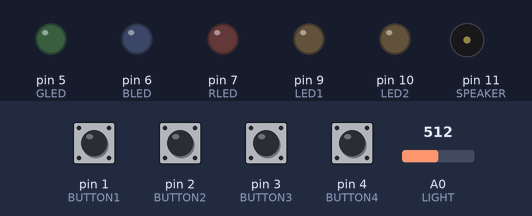
Bench run of a sketch on a simulated Arduino Uno, built with avr-gcc and run on an emulated ATmega328P. On the bench: output pins drawn as LEDs (lit = HIGH), buzzer (waves = sounding). The test bench sets the inputs (shaded band); at power-on: pin 1 (BUTTON1), pin 2 (BUTTON2), pin 3 (BUTTON3), pin 4 (BUTTON4) LOW, A0 (LIGHT) = 512.

Above: at 1.2 s.
1.3 s: pin 1 (BUTTON1) pulled HIGH for 0.15 s
At 2.5 s:
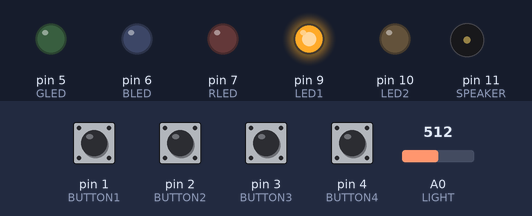
2.9 s: pin 2 (BUTTON2) pulled HIGH for 0.15 s
At 4.0 s:
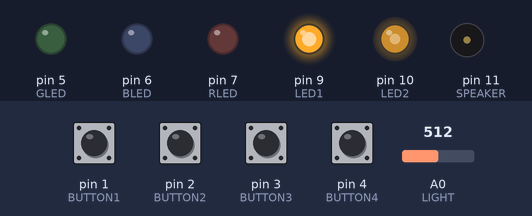
4.5 s: pin 3 (BUTTON3) pulled HIGH for 0.15 s
At 5.2 s:
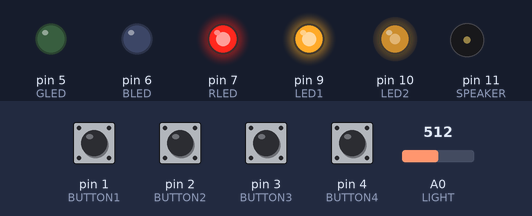
6.1 s: A0 (LIGHT) set to 716
At 7.3 s:
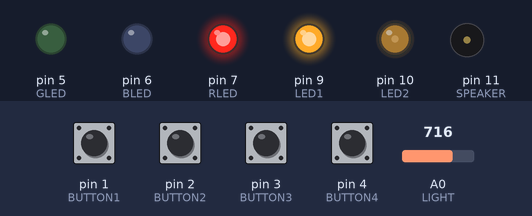
7.6 s: pin 4 (BUTTON4) pulled HIGH for 0.15 s
At 8.6 s:
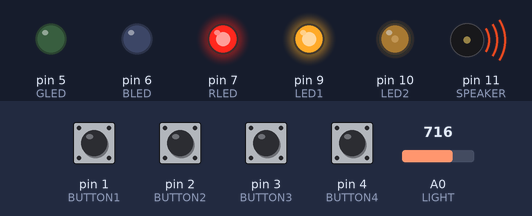
Timing chart, 0 to 24.1 s (numbered marks = the images above; inputs shaded):
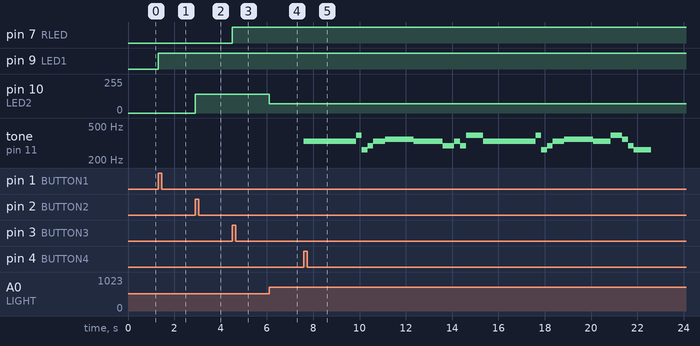

The sketch:

semester_project_christmasmusic.ino
```cpp
#define NOTE_B0 31
#define NOTE_C1 33
#define NOTE_CS1 35
#define NOTE_D1 37
#define NOTE_DS1 39
#define NOTE_E1 41
#define NOTE_F1 44
#define NOTE_FS1 46
#define NOTE_G1 49
#define NOTE_GS1 52
#define NOTE_A1 55
#define NOTE_AS1 58
#define NOTE_B1 62
#define NOTE_C2 65
#define NOTE_CS2 69
#define NOTE_D2 73
#define NOTE_DS2 78
#define NOTE_E2 82
#define NOTE_F2 87
#define NOTE_FS2 93
#define NOTE_G2 98
#define NOTE_GS2 104
#define NOTE_A2 110
#define NOTE_AS2 117
#define NOTE_B2 123
#define NOTE_C3 131
#define NOTE_CS3 139
#define NOTE_D3 147
#define NOTE_DS3 156
#define NOTE_E3 165
#define NOTE_F3 175
#define NOTE_FS3 185
#define NOTE_G3 196
#define NOTE_GS3 208
#define NOTE_A3 220
#define NOTE_AS3 233
#define NOTE_B3 247
#define NOTE_C4 262
#define NOTE_CS4 277
#define NOTE_D4 294
#define NOTE_DS4 311
#define NOTE_E4 330
#define NOTE_F4 349
#define NOTE_FS4 370
#define NOTE_G4 392
#define NOTE_GS4 415
#define NOTE_A4 440
#define NOTE_AS4 466
#define NOTE_B4 494
#define NOTE_C5 523
#define NOTE_CS5 554
#define NOTE_D5 587
#define NOTE_DS5 622
#define NOTE_E5 659
#define NOTE_F5 698
#define NOTE_FS5 740
#define NOTE_G5 784
#define NOTE_GS5 831
#define NOTE_A5 880
#define NOTE_AS5 932
#define NOTE_B5 988
#define NOTE_C6 1047
#define NOTE_CS6 1109
#define NOTE_D6 1175
#define NOTE_DS6 1245
#define NOTE_E6 1319
#define NOTE_F6 1397
#define NOTE_FS6 1480
#define NOTE_G6 1568
#define NOTE_GS6 1661
#define NOTE_A6 1760
#define NOTE_AS6 1865
#define NOTE_B6 1976
#define NOTE_C7 2093
#define NOTE_CS7 2217
#define NOTE_D7 2349
#define NOTE_DS7 2489
#define NOTE_E7 2637
#define NOTE_F7 2794
#define NOTE_FS7 2960
#define NOTE_G7 3136
#define NOTE_GS7 3322
#define NOTE_A7 3520
#define NOTE_AS7 3729
#define NOTE_B7 3951
#define NOTE_C8 4186
#define NOTE_CS8 4435
#define NOTE_D8 4699
#define NOTE_DS8 4978


// For 1st Arduino Interaction
const int BUTTON1 = 1;
const int LED1 = 9;
boolean lastButton1 = LOW;
boolean led1On = false;

// For 2nd Arduino Interaction
const int BUTTON2 = 2;
const int LED2 = 10;
const int LIGHT = A0;
const int MIN_LIGHT = 200;
const int MAX_LIGHT = 900;
int val = 0;
boolean lastButton2 = LOW;
boolean led2On = false;

// For 3rd Arduino Interaction
const int BUTTON3 = 3;
const int GLED = 5;
const int BLED = 6;
const int RLED = 7;
boolean lastButton3 = LOW;
int ledMode = 0;
unsigned long lastDebounceTime = 0;
unsigned long debounceDelay = 80;

// For 4th Arduino Interaction
const int BUTTON4 = 4;
const int SPEAKER = 11;
boolean lastButton4 = LOW;
boolean isPlaying = false;
unsigned long lastMelodyTime = 0;

/// Note Array for "Jingle Bells"
int notes[] = {
  NOTE_E4, NOTE_E4, NOTE_E4, NOTE_E4, NOTE_E4, NOTE_E4,
  NOTE_E4, NOTE_G4, NOTE_C4, NOTE_D4, NOTE_E4,
  NOTE_F4, NOTE_F4, NOTE_F4, NOTE_F4, NOTE_F4, NOTE_E4,
  NOTE_E4, NOTE_E4, NOTE_E4, NOTE_E4, NOTE_D4, NOTE_D4,
  NOTE_E4, NOTE_D4, NOTE_G4,
  NOTE_E4, NOTE_E4, NOTE_E4, NOTE_E4, NOTE_E4, NOTE_E4,
  NOTE_E4, NOTE_G4, NOTE_C4, NOTE_D4, NOTE_E4,
  NOTE_F4, NOTE_F4, NOTE_F4, NOTE_F4, NOTE_F4, NOTE_E4,
  NOTE_E4, NOTE_E4, NOTE_G4, NOTE_G4, NOTE_F4, NOTE_D4, NOTE_C4
};

// The Duration of each note (in ms) for "Jingle Bells"
int times[] = {
  250, 250, 500, 250, 250, 500,
  250, 250, 250, 250, 500,
  250, 250, 250, 250, 250, 250,
  250, 250, 250, 250, 250, 250,
  250, 250, 750,
  250, 250, 500, 250, 250, 500,
  250, 250, 250, 250, 500,
  250, 250, 250, 250, 250, 250,
  250, 250, 250, 250, 250, 250, 750
};


// LED Mode Selection
void setMode(int mode) {
  //RED
  if (mode == 1) {
    digitalWrite(RLED, HIGH);
    digitalWrite(GLED, LOW);
    digitalWrite(BLED, LOW);
  }
  //GREEN
  else if (mode == 2) {
    digitalWrite(RLED, LOW);
    digitalWrite(GLED, HIGH);
    digitalWrite(BLED, LOW);
  }
  //BLUE
  else if (mode == 3) {
    digitalWrite(RLED, LOW);
    digitalWrite(GLED, LOW);
    digitalWrite(BLED, HIGH);
  }
  //PURPLE (RED+BLUE)
  else if (mode == 4) {
    analogWrite(RLED, 127);
    analogWrite(GLED, 0);
    analogWrite(BLED, 127);
  }
  //TEAL (BLUE+GREEN)
  else if (mode == 5) {
    analogWrite(RLED, 0);
    analogWrite(GLED, 127);
    analogWrite(BLED, 127);
  }
  //ORANGE (GREEN+RED)
  else if (mode == 6) {
    analogWrite(RLED, 127);
    analogWrite(GLED, 127);
    analogWrite(BLED, 0);
  }
  //WHITE (GREEN+RED+BLUE)
  else if (mode == 7) {
    analogWrite(RLED, 170);
    analogWrite(GLED, 170);
    analogWrite(BLED, 170);
  }
  //OFF (mode = 0)
  else {
    digitalWrite(RLED, LOW);
    digitalWrite(GLED, LOW);
    digitalWrite(BLED, LOW);
  }
}


void setup() {
  // For 1st Arduino Interaction
  pinMode(BUTTON1, INPUT);
  pinMode(LED1, OUTPUT);

  // For 2nd Arduino Interaction
  pinMode(BUTTON2, INPUT);
  pinMode(LED2, OUTPUT);

  // For 3rd Arduino Interaction
  pinMode(BUTTON3, INPUT);  // Set button as input
  pinMode(BLED, OUTPUT);    // Set Blue LED as Output
  pinMode(GLED, OUTPUT);    // Set Green LED as Output
  pinMode(RLED, OUTPUT);    // Set Red LED as Output

  // For 4th Arduino Interaction (Melody)
  pinMode(BUTTON4, INPUT);
  lastButton4 = LOW;

  // Check if the button is pressed during setup and start playing the melody
  boolean currentButton4 = digitalRead(BUTTON4);
  if (currentButton4 == HIGH && lastButton4 == LOW) {
    // Button is pressed
    // Start playing the melody
    for (int i = 0; i < sizeof(notes) / sizeof(notes[0]); i++) {
      tone(SPEAKER, notes[i], times[i]);
      delay(times[i]);
    }
  }
  lastButton4 = currentButton4;
}


void loop() {
  unsigned long melodyStartTime = 0;  // Declare melodyStartTime
  int melodyIndex = 0;                // Declare melodyIndex

  // For 1st Arduino Interaction
  boolean currentButton1 = debounceButton(BUTTON1, lastButton1);
  if (lastButton1 == LOW && currentButton1 == HIGH) {
    if (millis() - lastDebounceTime > debounceDelay) {
      lastDebounceTime = millis();
      led1On = !led1On;
      digitalWrite(LED1, led1On);
    }
  }
  lastButton1 = currentButton1;

  // For 2nd Arduino Interaction
  boolean currentButton2 = debounceButton(BUTTON2, lastButton2);
  if (lastButton2 == LOW && currentButton2 == HIGH) {
    led2On = !led2On;
  }

  if (led2On) {
    val = analogRead(LIGHT);
    val = map(val, MIN_LIGHT, MAX_LIGHT, 255, 0);
    val = constrain(val, 0, 255);
    analogWrite(LED2, val);
  } else {
    analogWrite(LED2, 0);
  }

  lastButton2 = currentButton2;

  // For 3rd Arduino Interaction
  boolean currentButton3 = debounceButton(BUTTON3, lastButton3);
  if (lastButton3 == LOW && currentButton3 == HIGH) {
    if (millis() - lastDebounceTime > debounceDelay) {
      lastDebounceTime = millis();
      ledMode = (ledMode + 1) % 8;
      setMode(ledMode);
    }
  }
  lastButton3 = currentButton3;

  // For 4th Arduino Interaction (Melody)
  boolean currentButton4 = digitalRead(BUTTON4);
  if (currentButton4 == HIGH && lastButton4 == LOW) {
    // Reset button is pressed, play the melody again
    for (int i = 0; i < sizeof(notes) / sizeof(notes[0]); i++) {
      tone(SPEAKER, notes[i], times[i]);
      delay(times[i]);
    }
  }

  lastButton4 = currentButton4;
}

boolean debounceButton(int buttonPin, boolean last) {
  boolean current = digitalRead(buttonPin);
  if (last != current) {
    delay(5);
    current = digitalRead(buttonPin);
  }
  return current;
}
```

Measured:
- after the input at 1.3 s, pin 9 (LED1): LOW → HIGH at once
- after the input at 2.9 s, pin 10 (LED2): 0/255 → 142/255 at once
- after the input at 4.5 s, pin 7 (RLED): LOW → HIGH at once
- after the input at 6.1 s, pin 10 (LED2): 142/255 → 68/255 at once
- after the input at 7.6 s, tone on pin 11 (SPEAKER): plays 330 Hz for 2.3 s, 392 Hz for 0.25 s, 262 Hz for 0.25 s, 294 Hz for 0.25 s, 330 Hz for 0.50 s, 349 Hz for 1.3 s … (22 notes in this stretch), starting at once
